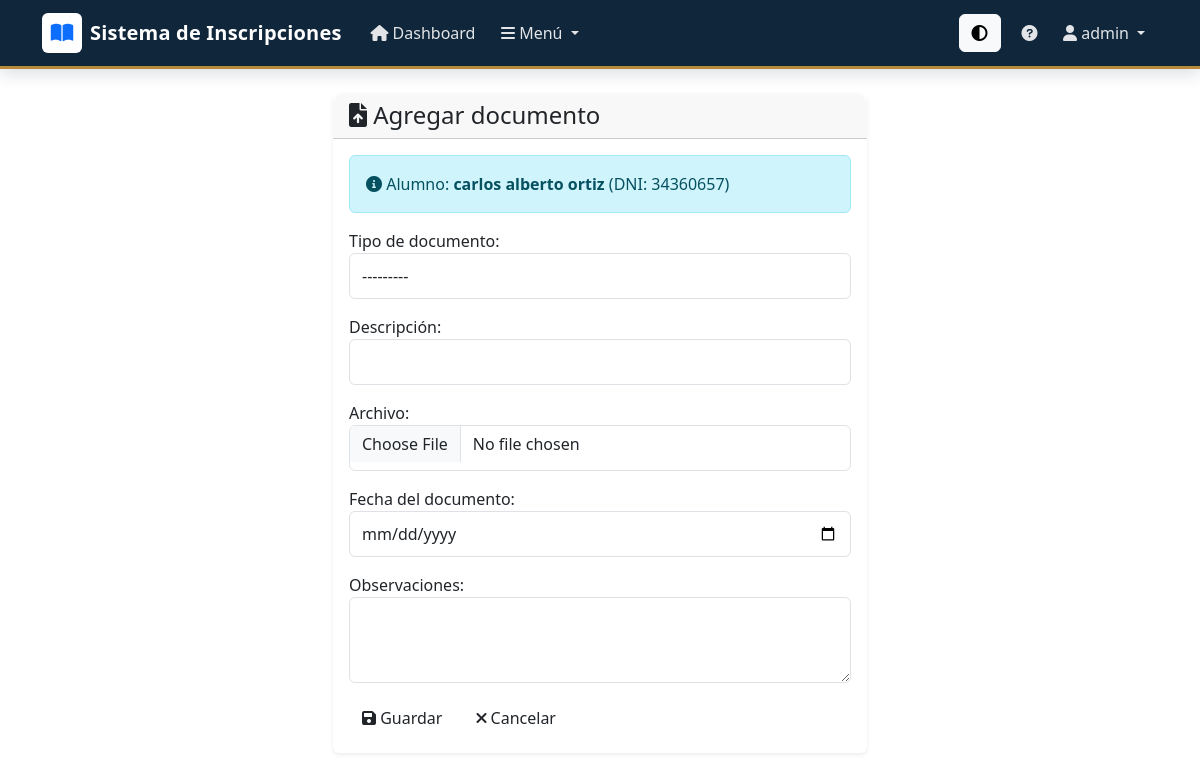
The app's page /alumno/3/documento/agregar/ (signed in) with its own data.
### inscripciones/models.py (models this page shows, shortened)
class Alumno(models.Model):
    ESTADOS = [
        ('Preinscripto', 'Preinscripto'),
        ('Inscripto', 'Inscripto'),
        ('Baja', 'Baja'),
    ]
    TURNO_CHOICES = [
        ('Mañana', 'Mañana'),
        ('Tarde', 'Tarde'),
        ('Noche', 'Noche'),
    ]
    SITUACION_CHOICES = [
        ('Trabaja', 'Trabaja'),
        ('No trabaja', 'No trabaja'),
        ('Estudia y trabaja', 'Estudia y trabaja'),
    ]
    SITUACION_ACADEMICA_CHOICES = [
        ('Regular', 'Regular'),
        ('Pendiente', 'Pendiente'),
        ('Egresado', 'Egresado'),
    ]
    CONTINUIDAD_CHOICES = [
        ('Continúa', 'Continúa'),
        ('Interrumpió', 'Interrumpió'),
        ('Reincorporado', 'Reincorporado'),
    ]
    dni = models.CharField(max_length=8, unique=True, verbose_name="DNI")
    nombre = models.CharField(max_length=100, verbose_name="Nombre")
    apellido = models.CharField(max_length=100, verbose_name="Apellido")
    fecha_nacimiento = models.DateField(verbose_name="Fecha de nacimiento", blank=True, null=True)
    fecha_inscripcion = models.DateField(verbose_name="Fecha de inscripción", auto_now_add=True)
    año = models.IntegerField(verbose_name="Año", validators=[MinValueValidator(1), MaxValueValidator(6)])
    estado = models.CharField(max_length=50, choices=ESTADOS, default="Preinscripto", verbose_name="Estado")
    carrera = models.CharField(max_length=150, verbose_name="Carrera", blank=True, null=True)
    matricula = models.CharField(max_length=50, verbose_name="Matrícula", blank=True, null=True)
    unidad = models.CharField(max_length=150, verbose_name="Unidad / institución", blank=True, null=True)
    pabellon = models.CharField(max_length=100, verbose_name="Pabellón", blank=True, null=True)
    turno = models.CharField(max_length=20, choices=TURNO_CHOICES, default='Mañana', verbose_name="Turno", blank=True, null=True)
    curso = models.CharField(max_length=100, verbose_name="Curso / División", blank=True, null=True)
    situacion_laboral = models.CharField(max_length=30, choices=SITUACION_CHOICES, default='No trabaja', verbose_name="Situación laboral", blank=True, null=True)
    situacion_academica = models.CharField(max_length=30, choices=SITUACION_ACADEMICA_CHOICES, default='Regular', verbose_name="Situación académica", blank=True, null=True)
    continuidad_estudios = models.CharField(max_length=30, choices=CONTINUIDAD_CHOICES, default='Continúa', verbose_name="Continuidad de estudios", blank=True, null=True)
    recupero_libertad = models.BooleanField(default=False, verbose_name="Recuperó la libertad")
    fecha_recupero_libertad = models.DateField(verbose_name='Fecha de recuperación de libertad', blank=True, null=True)
    telefono = models.CharField(max_length=30, verbose_name="Teléfono", blank=True, null=True)
    email = models.EmailField(verbose_name="Correo electrónico", blank=True, null=True)
    domicilio = models.CharField(max_length=200, verbose_name="Domicilio", blank=True, null=True)
    observaciones = models.TextField(verbose_name="Observaciones", blank=True, null=True)
    estudios_primarios = models.CharField(max_length=200, verbose_name="Estudios primarios", blank=True, null=True)
    estudios_secundarios = models.CharField(max_length=200, verbose_name="Estudios secundarios", blank=True, null=True)
    documento = models.FileField(upload_to='documentacion/', verbose_name='Documentación escaneada', blank=True, null=True)
    creado_en = models.DateTimeField(auto_now_add=True, verbose_name='Creado en')
    actualizado_en = models.DateTimeField(auto_now=True, verbose_name='Actualizado en')
    class Meta:
        verbose_name = 'Alumno'
        verbose_name_plural = 'Alumnos'
        ordering = ['apellido', 'nombre']

### inscripciones/views.py (the view)
# urls.py: path('alumno/<int:alumno_id>/documento/agregar/', views.agregar_documento, name='agregar_documento'),
@login_required
def agregar_documento(request, alumno_id):
    alumno = get_object_or_404(Alumno, id=alumno_id)
    if request.method == 'POST':
        form = DocumentoForm(request.POST, request.FILES)
        if form.is_valid():
            documento = form.save(commit=False)
            documento.alumno = alumno
            documento.save()
            registrar_auditoria(
                alumno=alumno,
                usuario=request.user,
                accion='Editar',
                campo_modificado='documento',
                valor_nuevo=f'Documento agregado: {documento.get_tipo_display()}',
            )
            messages.success(request, f'Documento {documento.get_tipo_display()} agregado exitosamente.')
            return redirect('detalle_alumno', id=alumno.id)
    else:
        form = DocumentoForm()
    return render(request, 'formulario_documento.html', {
        'form': form,
        'alumno': alumno,
        'titulo': 'Agregar documento'
    })

### inscripciones/forms.py (shortened to what this page needs)
class DocumentoForm(forms.ModelForm):
    class Meta:
        model = Documento
        fields = ['tipo', 'descripcion', 'archivo', 'fecha_documento', 'observaciones']
        widgets = {
            'tipo': forms.Select(attrs={'class': 'form-control'}),
            'descripcion': forms.TextInput(attrs={'class': 'form-control'}),
            'archivo': forms.ClearableFileInput(attrs={'class': 'form-control'}),
            'fecha_documento': forms.DateInput(attrs={'class': 'form-control', 'type': 'date'}),
            'observaciones': forms.Textarea(attrs={'class': 'form-control', 'rows': 3}),
        }

### templates/formulario_documento.html (shortened to what this page needs)
{% extends 'base.html' %}
{% block content %}
<div class="container-fluid">
    <div class="row justify-content-center">
        <div class="col-lg-6">
            <div class="card shadow-sm border-0">
                <div class="card-header header-gradient">
                    <h1 class="h4 mb-0"><i class="fas fa-file-upload"></i> {{ titulo }}</h1>
                </div>
                <div class="card-body">
                    <div class="alert alert-info" role="alert">
                        <i class="fas fa-info-circle"></i>
                        Alumno: <strong>{{ alumno.nombre }} {{ alumno.apellido }}</strong> (DNI: {{ alumno.dni }})
                    </div>
                    <form method="post" enctype="multipart/form-data">
                        {% for field in form %}
                        <div class="mb-3">
                            {{ field.label_tag }}
                            {{ field }}
                        </div>
                        {% endfor %}
                        <div class="d-flex gap-2">
                            <button type="submit" class="btn btn-gradient-success">
                                <i class="fas fa-save"></i> Guardar
                            </button>
                            <a href="{% url 'detalle_alumno' alumno.id %}" class="btn btn-gradient-secondary">
                                <i class="fas fa-times"></i> Cancelar
                            </a>
                        </div>
                    </form>
                </div>
            </div>
        </div>
    </div>
</div>
{% endblock %}

### templates/base.html (shortened to what this page needs)
<!DOCTYPE html>
<html lang="es">
<head>
    {% load static %}
    <link rel="stylesheet" href="{% static 'css/base.css' %}">
    <link href="https://cdn.jsdelivr.net/npm/bootstrap@5.3.0/dist/css/bootstrap.min.css" rel="stylesheet">
    <link href="https://cdnjs.cloudflare.com/ajax/libs/font-awesome/6.0.0/css/all.min.css" rel="stylesheet">
</head>
<body>
    <nav class="navbar navbar-expand-lg navbar-dark">
        <div class="container">
            <a class="navbar-brand d-flex align-items-center gap-2" href="/">
                <div class="d-flex align-items-center justify-content-center bg-white rounded-2 px-2 py-1 brand-mark">
                    <i class="fas fa-book-open text-primary"></i>
                </div>
                <span>Sistema de Inscripciones</span>
            </a>
            <div class="collapse navbar-collapse" id="navbarNav">
                <ul class="navbar-nav me-auto">
                    {% if user.is_authenticated %}
                        <li class="nav-item">
                            <a class="nav-link" href="{% url 'dashboard' %}">
                                <i class="fas fa-home"></i> Dashboard
                            </a>
                        </li>
                        <li class="nav-item dropdown">
                            <a class="nav-link dropdown-toggle" href="#" id="menuDropdown" role="button" data-bs-toggle="dropdown">
                                <i class="fas fa-bars"></i> Menú
                            </a>
                        </li>
                    {% else %}
                        <li class="nav-item">
                            <a class="nav-link" href="{% url 'login' %}">
                                <i class="fas fa-sign-in-alt"></i> Iniciar Sesión
                            </a>
                        </li>
                    {% endif %}
                </ul>
                <ul class="navbar-nav align-items-center">
                    <li class="nav-item me-2">
                        <button id="theme-toggle" class="btn btn-light" title="Cambiar Tema">
                            <i class="fas fa-adjust"></i>
                        </button>
                    </li>
                    {% if user.is_authenticated %}
                        <li class="nav-item">
                            <a class="nav-link" href="{% url 'ayuda' %}" title="Ayuda">
                                <i class="fas fa-question-circle"></i>
                            </a>
                        </li>
                        <li class="nav-item dropdown">
                            <a class="nav-link dropdown-toggle" href="#" id="userDropdown" role="button" data-bs-toggle="dropdown">
                                <i class="fas fa-user"></i> {{ user.username }}
                            </a>
                        </li>
                    {% endif %}
                </ul>
            </div>
        </div>
    </nav>
    <div class="container mt-4 mb-4">
        {% block content %}{% endblock %}
    </div>
</body>
</html>

### inscripciones/static/css/base.css (style rules this page uses)
:root { --primary: #17324d; --primary-strong: #10263b; --primary-soft: #eaf0f5; --accent: #b68a3a; --success: #2f6f5e; --warning: #b68a3a; --danger: #a54848; --ink: #1d2935; --muted: #687583; --surface: #ffffff; --surface-alt: #f4f6f8; --border: #dce2e8; }
* { box-sizing: border-box; }
body { background: #f4f6f8; color: var(--ink); font-family: "Segoe UI", Arial, sans-serif; line-height: 1.5; }
.navbar { background: var(--primary-strong); box-shadow: 0 4px 16px rgba(16, 38, 59, 0.16); border-bottom: 3px solid var(--accent); }
.navbar-brand { font-weight: 700; letter-spacing: 0.01em; }
.nav-link { font-weight: 500; color: rgba(255, 255, 255, 0.88) !important; padding: 0.65rem 0.8rem !important; }
.btn { border-radius: 8px; font-weight: 600; padding: 0.65rem 1rem; transition: transform 0.15s ease, box-shadow 0.15s ease, background-color 0.15s ease; }
.card { border: 1px solid var(--border); border-radius: 10px; box-shadow: 0 6px 18px rgba(16, 38, 59, 0.06); background: var(--surface); }
.card-header { border-bottom: 1px solid rgba(255, 255, 255, 0.16); border-radius: 10px 10px 0 0 !important; padding: 1rem 1.2rem; }
.form-control, .form-select { border-radius: 7px; border: 1px solid var(--border); background: #fff; padding: 0.7rem 0.85rem; min-height: 46px; }
.brand-mark { width: 40px; height: 40px; }
.header-gradient { background: var(--primary); color: white; }
.btn-gradient-primary, .btn-gradient-success, .btn-gradient-warning, .btn-gradient-danger { border: none; color: white; text-decoration: none; }
.btn-gradient-success, .header-gradient-green { background: var(--success); }

### records on screen
Alumno: nombre "carlos alberto", apellido "ortiz", dni "34360657"

### other values on screen
{{ user.username }} "admin"
{{ titulo }} "Agregar documento"
{{ field.label_tag }} "Tipo de documento:" "Descripción:" "Archivo:" "Fecha del documento:" "Observaciones:"
